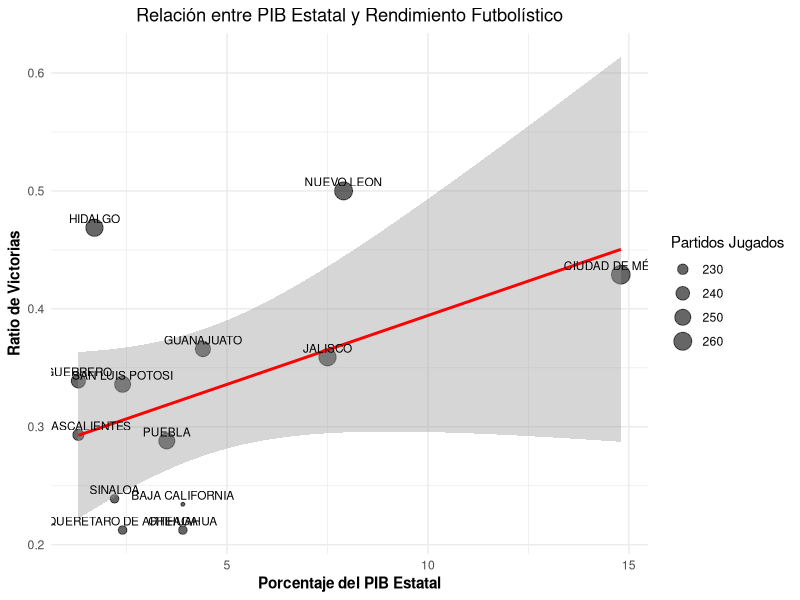

Generate this figure with R:
library(ggplot2)

pib <- read.csv("datos/pib.csv")
equipos <- read.csv("datos/mapa.csv")

equipos$ratio_victorias <- equipos$Ganados / equipos$Jugados
equipos_agregados <- aggregate(
  cbind(ratio_victorias, Jugados) ~ Estado, 
  data = equipos, 
  FUN = mean
)

datos_completos <- merge(pib, equipos_agregados, 
                         by.x = "estado", 
                         by.y = "Estado", 
                         all = FALSE)

modelo <- lm(ratio_victorias ~ porcentaje, data = datos_completos)

ggplot(datos_completos, aes(x = porcentaje, y = ratio_victorias)) +
  geom_point(aes(size = Jugados), alpha = 0.6) +
  geom_smooth(method = "lm", color = "red", se = TRUE) +
  geom_text(aes(label = estado), 
            vjust = -0.5, 
            hjust = 0.5, 
            size = 3) +
  labs(
    title = "Relación entre PIB Estatal y Rendimiento Futbolístico",
    x = "Porcentaje del PIB Estatal",
    y = "Ratio de Victorias",
    size = "Partidos Jugados"
  ) +
  theme_minimal() +
  theme(
    plot.title = element_text(hjust = 0.5),
    axis.title = element_text(face = "bold")
  )

